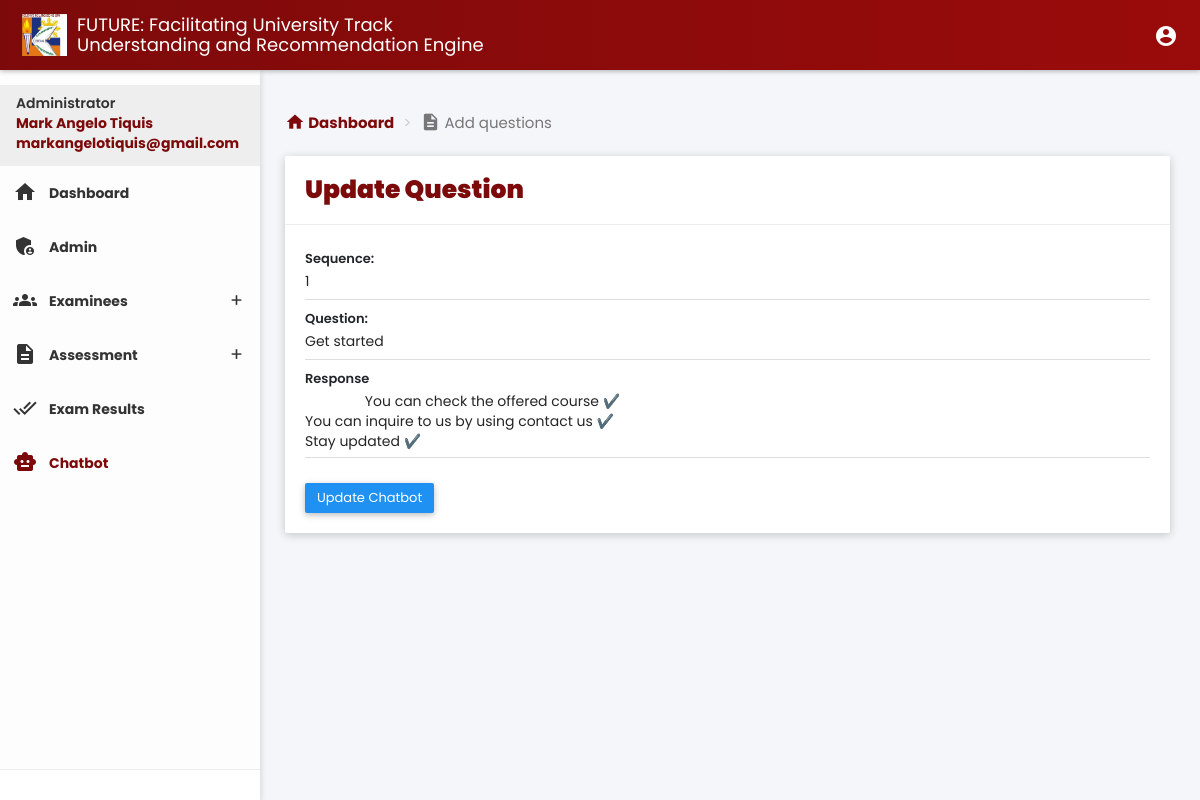
/admin/update_chatbot.php?id=12 (signed in), run on the app's committed database.
### tables this page shows
CREATE TABLE `tbl_chatbot` (
  `id` int(11) NOT NULL,
  `chat_question` text NOT NULL,
  `bot_response` text NOT NULL,
  `created_at` timestamp NOT NULL DEFAULT current_timestamp(),
  `updated_at` timestamp NOT NULL DEFAULT current_timestamp(),
  `sequence` int(11) DEFAULT 0
);

### admin/update_chatbot.php (the view, shortened to what this page needs)
<?php
include '../database/connection.php';
if (isset($_GET['id'])) {
    $id = $_GET['id'];
    $query = "SELECT * FROM tbl_chatbot WHERE id = :id";
    $stmt = $conn->prepare($query);
    $stmt->execute(['id' => $id]);
    $chatbot = $stmt->fetch();
} else {
    $_SESSION['errors'] = "No ID provided.";
    header('Location: chatbot.php');
    exit;
}
?>
<!DOCTYPE html>
<html>
<head>
    <link href="plugins/bootstrap/css/bootstrap.css" rel="stylesheet">
    <link href="plugins/bootstrap-select/css/bootstrap-select.css" rel="stylesheet">
    <link href="plugins/node-waves/waves.css" rel="stylesheet" />
    <link href="plugins/animate-css/animate.css" rel="stylesheet" />
    <link href="plugins/multi-select/css/multi-select.css" rel="stylesheet">
    <link href="plugins/jquery-datatable/skin/bootstrap/css/dataTables.bootstrap.css" rel="stylesheet">
    <link href="css/style.css" rel="stylesheet">
    <link href="css/themes/all-themes.css" rel="stylesheet" />
    <link rel="stylesheet" href="css/custom.css">
</head>
<body class="theme-red">
    <nav class="navbar">
        <div class="container-fluid">
            <div class="navbar-header">
                <a id="app-title" style="display:flex;align-items:center" class="navbar-brand" href="index.php">
                    <img id="bcas-logo" style="width:45px;display:inline;margin-right:10px;" src="images/dashboard/kll-logo.jpg" />
                    FUTURE: Facilitating University Track <br> Understanding and Recommendation Engine
                </a>
            </div>
            <div class="collapse navbar-collapse" id="navbar-collapse">
                <ul class="nav navbar-nav navbar-right">
                    <li class="pull-right"><a href="javascript:void(0);" class="js-right-sidebar" data-close="true"><i class="material-icons">account_circle</i></a></li>
                </ul>
            </div>
        </div>
    </nav>
    <section>
        <?php include 'components/left_sidebar.php' ?>
    </section>
    <section class="content">
        <div class="container-fluid">
            <div class="block-header">
                <ol style="font-size: 15px;" class="breadcrumb breadcrumb-col-red">
                    <li><a href="index.php"><i style="font-size: 20px;" class="material-icons">home</i>
                            Dashboard</a></li>
                    <li class="active"><i style="font-size: 20px;" class="material-icons">description</i> Add questions
                    </li>
                </ol>
            </div>
            <div class="row clearfix">
                <div class="col-lg-12 col-md-12 col-sm-12 col-xs-12">
                    <div class="card">
                        <div class="header">
                            <h2 style="font-size: 25px; font-weight: 900; color: #7D0A0A;">
                                Update Question
                            </h2>
                        </div>
                        <div class="body">
                            <form id="update_chatbot_validation" action="update_chatbot.php?id=<?= $chatbot['id'] ?>" method="POST">
                                <div class="form-group form-float" style="margin-top: 20px !important;">
                                    <div class="form-line">
                                        <input type="text" class="form-control" name="sequence" value="<?= $chatbot['sequence'] ?>" required>
                                        <label class="form-label">Sequence:</label>
                                    </div>
                                </div>
                                <div class="form-group form-float" style="margin-top: 20px !important;">
                                    <div class="form-line">
                                        <input type="text" class="form-control" name="chat_question" value="<?= $chatbot['chat_question'] ?>" required>
                                        <label class="form-label">Question:</label>
                                    </div>
                                </div>
                                <div class="form-group form-float">
                                    <div class="form-line">
                                        <textarea name="bot_response" cols="30" rows="3" class="form-control no-resize" required>
                <?= htmlspecialchars($chatbot['bot_response']) ?>
            </textarea>
                                        <label class="form-label">Response</label>
                                    </div>
                                </div>
                                <button class="btn btn-primary waves-effect" type="submit">Update Chatbot</button>
                            </form>
                        </div>
                    </div>
                </div>
            </div>
    </section>
</body>
</html>

### admin/css/themes/all-themes.css (style rules this page uses)
.theme-red .navbar-brand { color: #fff; }
.theme-red .nav>li>a { color: #fff; }

### admin/css/custom.css (style rules this page uses)
.breadcrumb { padding-left: 0px; }
.form-group .form-line.focused .form-label, .form-group .form-line .form-label { top: -15px !important; }
.form-label, .field-label, .modal label:not(.error) { font-weight: 600 !important; font-size: 13px !important; color: #212529 !important; }
.card .header { color: #7D0A0A !important; }
.content { color: #252525 !important; }
.form-control { color: #252525 !important; }
body { font-family: "Poppins", sans-serif !important; }
.navbar { background: linear-gradient(to right, #7D0A0A 0%, #9a0b0b 100%) !important; }
body { background-color: #f5f6fa !important; }
.block-header .breadcrumb { font-size: 15px; }

### admin/update_chatbot.php (style rules this page uses)
body { font-family: 'Poppins', sans-serif !important; }

### data on the page
tbl_chatbot: sequence "1", chat_question "Get started", bot_response "You can check the offered course ✔️ You can inquire to us by using contact us ✔️ Stay updated ✔️"

### other printed values
$_SESSION['fullname'] "Mark Angelo Tiquis"
$_SESSION['email'] "markangelotiquis@gmail.com"
